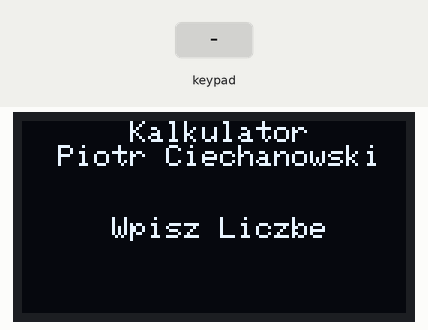
The sketch below on a simulated Arduino Uno, built with avr-gcc and run on an emulated ATmega328P. Parts: 128×64 one-colour display. The inputs (shaded band) are chosen by the test bench.

Above: at 3.2 s.
3.3 s: keypad keys 7 + 5 = pressed 0.4 s apart
At 5.1 s:
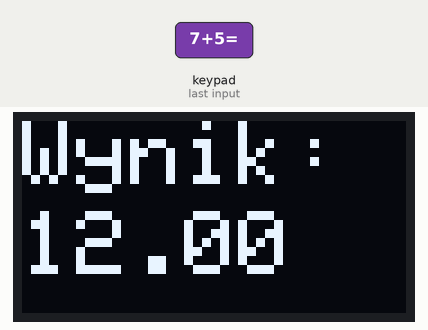
6.4 s: key '*' pressed
At 7.6 s:
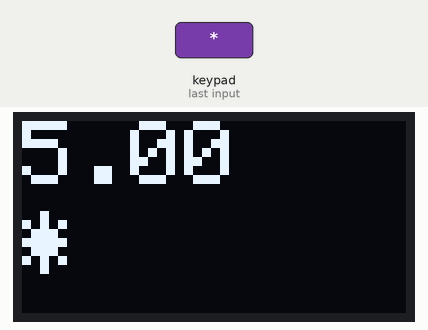
7.9 s: key '=' pressed
At 9.1 s:
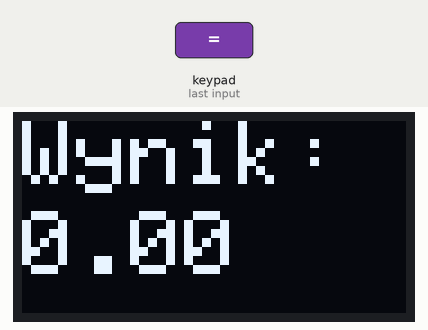
9.4 s: keypad keys 8 / 2 = pressed 0.4 s apart
At 9.63 s:
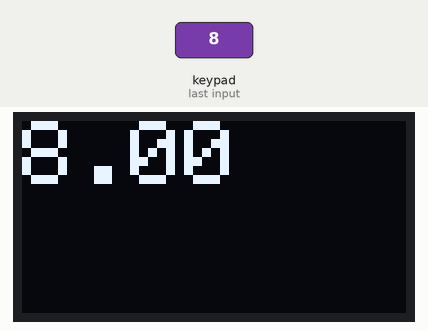
12.5 s: key '2' pressed
At 13.5 s:
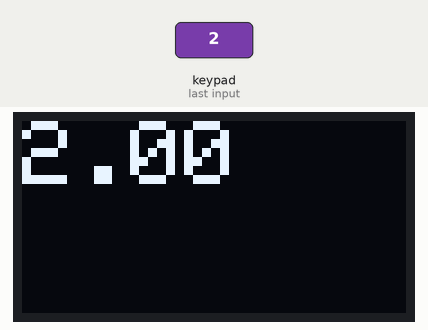
Timing chart, 0 to 15.0 s (numbered marks = the images above; inputs shaded):
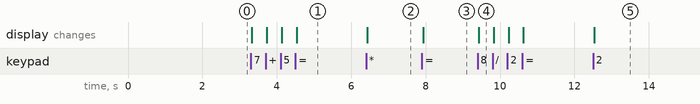

Measured:
- after the input at 3.3 s, the display: first changes at once (image 1 shows a later state)
- after the input at 6.4 s, the display: changes at once (image 2)
- after the input at 7.9 s, the display: changes at once (image 3)
- after the input at 9.4 s, the display: changes at once (image 4)
- after the input at 12.5 s, the display: changes at once (image 5)

The sketch:

Calc_code.ino
```cpp
#include <SPI.h>
#include <Wire.h>
#include <Adafruit_GFX.h>
#include <Adafruit_SSD1306.h>
#include <Keypad.h>

#define SCREEN_WIDTH 128
#define SCREEN_HEIGHT 64
#define OLED_RESET 4
Adafruit_SSD1306 display(SCREEN_WIDTH, SCREEN_HEIGHT, &Wire, OLED_RESET);

const byte ROWS = 4;
const byte COLS = 4;

char keys[ROWS][COLS] = {
  {'1', '2', '3', '+'},
  {'4', '5', '6', '-'},
  {'7', '8', '9', '*'},
  {'C', '0', '=', '/'}
};

byte rowPins[ROWS] = {9, 8, 7, 6};
byte colPins[COLS] = {5, 4, 3, 2};

Keypad customKeypad = Keypad(makeKeymap(keys), rowPins, colPins, ROWS, COLS);

double first = 0;
double second = 0;
double total = 0;
char operatorChar;
bool equalPressed = false;

void displayValue(double value, char op = '\0');

void setup() {
  Serial.begin(9600);
  display.begin(SSD1306_SWITCHCAPVCC, 0x3C);
  display.clearDisplay();
  display.setTextSize(1);
  display.setTextColor(WHITE);
  display.setCursor(0, 0);
  display.println("      Kalkulator       Piotr Ciechanowski                                                Wpisz Liczbe");
  display.display();
  delay(2000);
}

void loop() {
  char key = customKeypad.getKey();

  if (key) {
    if (key >= '0' && key <= '9') {
      if (equalPressed) {
        first = 0;
        equalPressed = false;
      }
      first = first * 10 + (key - '0');
      displayValue(first);
    } else if (key == 'C') {
      first = 0;
      second = 0;
      operatorChar = '\0';
      display.clearDisplay();
      display.display();
    } else if (key == '+' || key == '-' || key == '*' || key == '/') {
      operatorChar = key;
      second = first;
      first = 0;
      displayValue(second, operatorChar);
    } else if (key == '=') {
      if (operatorChar) {
        switch (operatorChar) {
          case '+': total = second + first; break;
          case '-': total = second - first; break;
          case '*': total = second * first; break;
          case '/':
            if (first != 0) total = second / first;
            else {
              displayInvalid();
              return;
            }
            break;
        }
        displayResult(total);
        equalPressed = true;
      }
    }
  }
}

void displayValue(double value, char op) {
  display.clearDisplay();
  display.setCursor(0, 0);
  display.setTextSize(3);
  display.print(value);
  if (op) {
    display.setCursor(0, 30);
    display.print(op);
  }
  display.display();
}

void displayResult(double result) {
  display.clearDisplay();
  display.setCursor(0, 0);
  display.setTextSize(3);
  display.print("Wynik:");
  display.setCursor(0, 30);
  display.print(result);
  display.display();
}

void displayInvalid() {
  display.clearDisplay();
  display.setCursor(0, 0);
  display.setTextSize(3);
  display.print("Blad");
  display.display();
}
```
